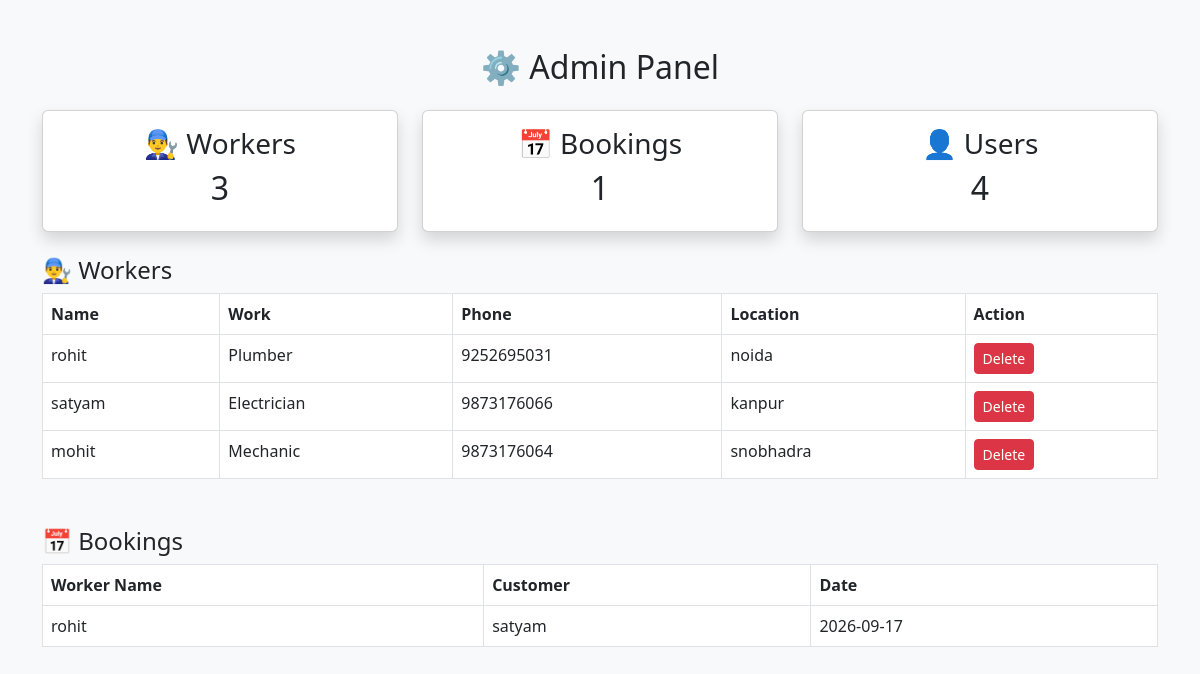
Page /admin (signed in) on the committed database.
### tables this page shows
CREATE TABLE workers (
        id INTEGER PRIMARY KEY AUTOINCREMENT,
        name TEXT,
        work TEXT,
        phone TEXT,
        location TEXT,
        rating INTEGER           
                   
    );

CREATE TABLE bookings (
        id INTEGER PRIMARY KEY AUTOINCREMENT,
        worker_id INTEGER,
        customer_name TEXT,
        date TEXT
    );

### app.py (the view)
@app.route('/admin')
def admin():
    if not session.get('admin'):
        return redirect('/admin_login')
    conn = get_db_connection()
    cursor = conn.cursor()
    cursor.execute("SELECT * FROM workers")
    workers = cursor.fetchall()
    cursor.execute('''
                        SELECT bookings.id, workers.name, bookings.customer_name, bookings.date
                        FROM bookings
                        JOIN workers ON bookings.worker_id = workers.id
                    ''')
    bookings = cursor.fetchall()
    cursor.execute("SELECT COUNT(*) FROM workers")
    total_workers = cursor.fetchone()[0]
    cursor.execute("SELECT COUNT(*) FROM bookings")
    total_bookings = cursor.fetchone()[0]
    cursor.execute("SELECT COUNT(*) FROM users")
    total_users = cursor.fetchone()[0]
    conn.close()
    return render_template(
        'admin.html',
        workers=workers,
        bookings=bookings,
        total_workers=total_workers,
        total_bookings=total_bookings,
        total_users=total_users
    )

### app.py (called while the page is built)
def get_db_connection():
    conn = sqlite3.connect('database.db')
    conn.row_factory = sqlite3.Row
    return conn

### templates/admin.html (shortened to what this page needs)
<!DOCTYPE html>
<html>
<head>
    <link href="https://cdn.jsdelivr.net/npm/bootstrap@5.3.0/dist/css/bootstrap.min.css" rel="stylesheet">
</head>
<body class="bg-light">
<div class="container mt-5">
    <h2 class="text-center mb-4">⚙️ Admin Panel</h2>
<div class="row text-center mb-4">
    <div class="col-md-4">
        <div class="card p-3 shadow">
            <h3>👨‍🔧 Workers</h3>
            <h2>{{ total_workers }}</h2>
        </div>
    </div>
    <div class="col-md-4">
        <div class="card p-3 shadow">
            <h3>📅 Bookings</h3>
            <h2>{{ total_bookings }}</h2>
        </div>
    </div>
    <div class="col-md-4">
        <div class="card p-3 shadow">
            <h3>👤 Users</h3>
            <h2>{{ total_users }}</h2>
        </div>
    </div>
</div>
    <h4>👨‍🔧 Workers</h4>
    <table class="table table-bordered">
        <tr>
            <th>Name</th>
            <th>Work</th>
            <th>Phone</th>
            <th>Location</th>
            <th>Action</th>
        </tr>
        {% for w in workers %}
        <tr>
            <td>{{ w[1] }}</td>
            <td>{{ w[2] }}</td>
            <td>{{ w[3] }}</td>
            <td>{{ w[4] }}</td>
            <td>
                <a href="/delete_worker/{{ w[0] }}" class="btn btn-danger btn-sm">Delete</a>
            </td>
        </tr>
        {% endfor %}
    </table>
    <h4 class="mt-5">📅 Bookings</h4>
    <table class="table table-bordered">
        <tr>
            <th>Worker Name</th>
            <th>Customer</th>
            <th>Date</th>
        </tr>
        {% for b in bookings %}
        <tr>
            <td>{{ b[1] }}</td>
            <td>{{ b[2] }}</td>
            <td>{{ b[3] }}</td>
        </tr>
        {% endfor %}
    </table>
</div>
</body>
</html>

### rows in the picture
workers: name "rohit", work "Plumber", phone "9252695031", location "noida"
workers: name "satyam", work "Electrician", phone "9873176066", location "kanpur"
workers: name "mohit", work "Mechanic", phone "9873176064", location "snobhadra"
bookings: name "rohit", customer_name "satyam", date "2026-09-17"

### other values in the picture
{{ total_workers }} "3"
{{ total_bookings }} "1"
{{ total_users }} "4"
